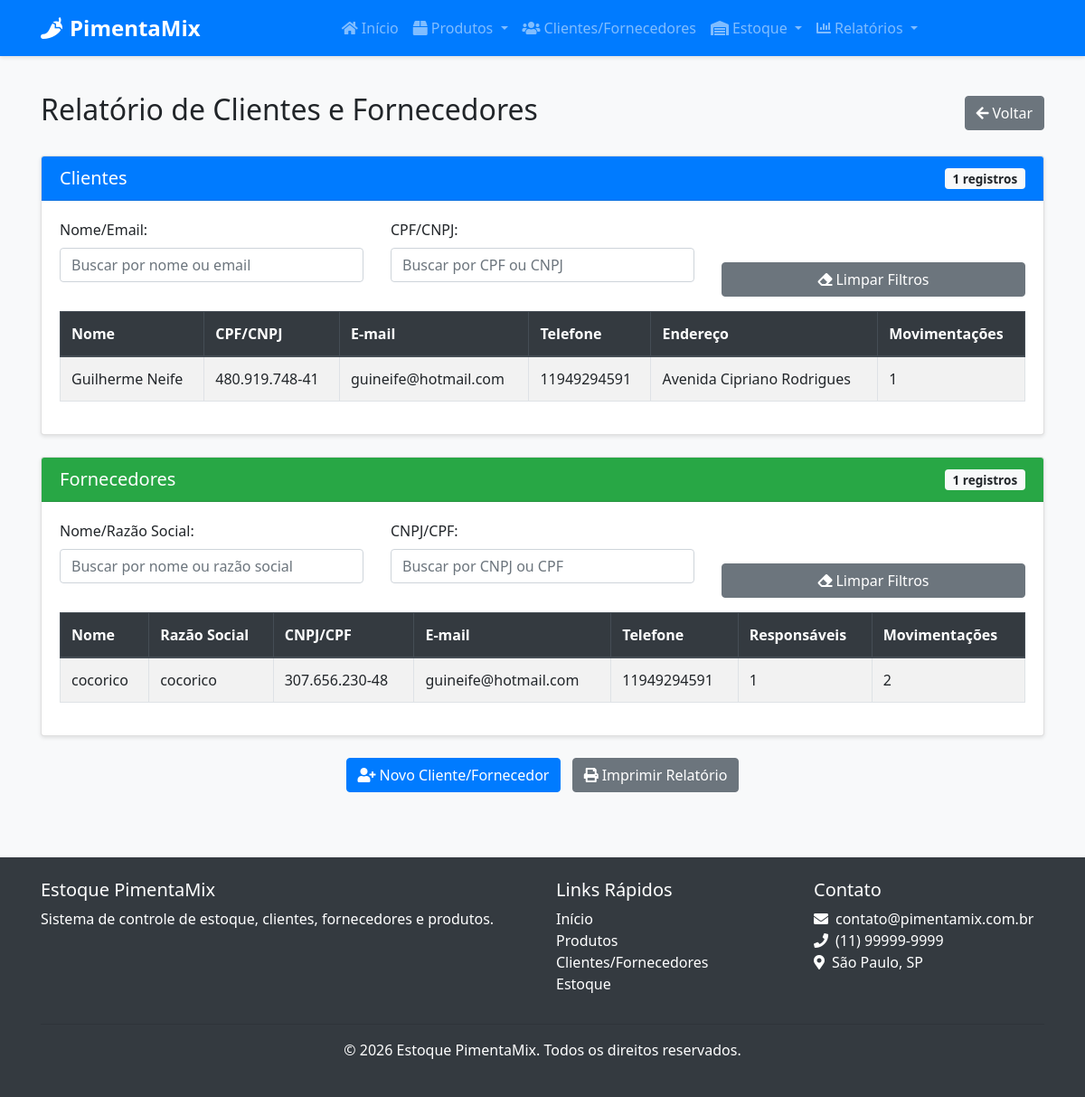
Page /relatorios/clientes-fornecedores on the earlier database version.
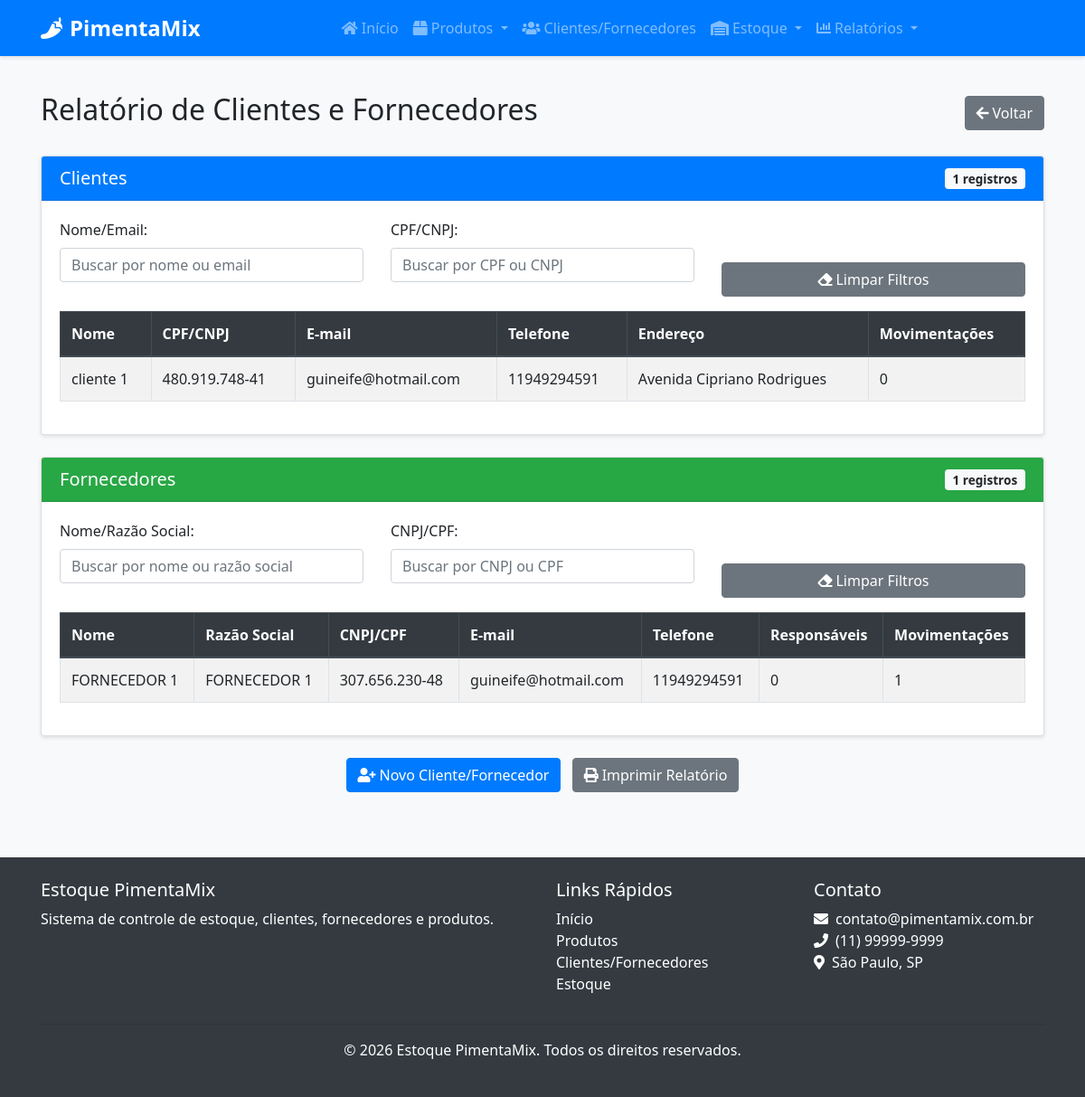
Same page on the later database version.
### src/models/cliente_fornecedor.py (models this page shows, shortened)
class ClienteFornecedor(db.Model):
    __tablename__ = 'cliente_fornecedor'
    id = db.Column(db.Integer, primary_key=True)
    nome = db.Column(db.String(100), nullable=False)
    razao_social = db.Column(db.String(100), nullable=True)
    nome_fantasia = db.Column(db.String(100), nullable=True)
    cpf_cnpj = db.Column(db.String(20), nullable=True, unique=True)
    email = db.Column(db.String(100), nullable=False)
    telefone = db.Column(db.String(20), nullable=False)
    endereco = db.Column(db.Text, nullable=True)
    observacoes = db.Column(db.Text, nullable=True)
    eh_cliente = db.Column(db.Boolean, default=False)
    eh_fornecedor = db.Column(db.Boolean, default=False)
    data_cadastro = db.Column(db.DateTime, default=datetime.utcnow)
    responsaveis = db.relationship('Responsavel', backref='cliente_fornecedor', lazy=True, cascade="all, delete-orphan")
    contatos = db.relationship('Contato', backref='cliente_fornecedor', lazy=True, cascade="all, delete-orphan")
    produtos_fornecidos = db.relationship('Produto', backref='fornecedor', lazy=True)
    entradas_estoque = db.relationship('EntradaEstoque', backref='fornecedor', lazy=True)
    saidas_estoque = db.relationship('SaidaEstoque', backref='cliente', lazy=True)

### src/routes/relatorio.py (the view)
@relatorio_bp.route('/clientes-fornecedores')
def clientes_fornecedores():
    clientes = ClienteFornecedor.query.filter_by(eh_cliente=True).all()
    fornecedores = ClienteFornecedor.query.filter_by(eh_fornecedor=True).all()
    for cliente in clientes:
        cliente.total_saidas = SaidaEstoque.query.filter_by(cliente_id=cliente.id).count()
    for fornecedor in fornecedores:
        fornecedor.total_entradas = EntradaEstoque.query.filter_by(fornecedor_id=fornecedor.id).count()
        fornecedor.total_responsaveis = len(fornecedor.responsaveis)
    return render_template('relatorio/clientes_fornecedores.html',
                          clientes=clientes,
                          fornecedores=fornecedores)

### src/templates/relatorio/clientes_fornecedores.html (shortened to what this page needs)
{% extends "base.html" %}
{% block content %}
<div class="container">
    <div class="d-flex justify-content-between align-items-center mb-4">
        <h2>Relatório de Clientes e Fornecedores</h2>
        <a href="{{ url_for('relatorio.index') }}" class="btn btn-secondary">
            <i class="fas fa-arrow-left mr-1"></i>Voltar
        </a>
    </div>
    <div class="card mb-4">
        <div class="card-header bg-primary text-white d-flex justify-content-between align-items-center">
            <h5 class="mb-0">Clientes</h5>
            <span class="badge badge-light" id="contador-clientes">{{ clientes|length }} registros</span>
        </div>
        <div class="card-body">
            <div class="mb-3">
                <div class="row">
                    <div class="col-md-4">
                        <div class="form-group">
                            <label for="cliente-busca">Nome/Email:</label>
                            <input type="text" class="form-control" id="cliente-busca" placeholder="Buscar por nome ou email">
                        </div>
                    </div>
                    <div class="col-md-4">
                        <div class="form-group">
                            <label for="cliente-cpf-cnpj">CPF/CNPJ:</label>
                            <input type="text" class="form-control" id="cliente-cpf-cnpj" placeholder="Buscar por CPF ou CNPJ">
                        </div>
                    </div>
                    <div class="col-md-4 d-flex align-items-end">
                        <button type="button" id="limpar-filtros-cliente" class="btn btn-secondary btn-block">
                            <i class="fas fa-eraser mr-1"></i>Limpar Filtros
                        </button>
                    </div>
                </div>
            </div>
            {% if clientes %}
                <div class="table-container">
                    <table class="table table-striped table-bordered" id="tabela-clientes">
                        <thead class="thead-dark">
                            <tr>
                                <th>Nome</th>
                                <th>CPF/CNPJ</th>
                                <th>E-mail</th>
                                <th>Telefone</th>
                                <th>Endereço</th>
                                <th>Movimentações</th>
                            </tr>
                        </thead>
                        <tbody>
                            {% for cliente in clientes %}
                                <tr data-nome="{{ cliente.nome }}" data-email="{{ cliente.email }}" data-cpf-cnpj="{{ cliente.cpf_cnpj }}">
                                    <td>{{ cliente.nome }}</td>
                                    <td>{{ cliente.cpf_cnpj }}</td>
                                    <td>{{ cliente.email }}</td>
                                    <td>{{ cliente.telefone }}</td>
                                    <td>{{ cliente.endereco or '-' }}</td>
                                    <td>{{ cliente.total_saidas }}</td>
                                </tr>
                            {% endfor %}
                        </tbody>
                    </table>
                </div>
            {% else %}
                <div class="alert alert-info">
                    Nenhum cliente cadastrado.
                </div>
            {% endif %}
        </div>
    </div>
    <div class="card">
        <div class="card-header bg-success text-white d-flex justify-content-between align-items-center">
            <h5 class="mb-0">Fornecedores</h5>
            <span class="badge badge-light" id="contador-fornecedores">{{ fornecedores|length }} registros</span>
        </div>
        <div class="card-body">
            <div class="mb-3">
                <div class="row">
                    <div class="col-md-4">
                        <div class="form-group">
                            <label for="fornecedor-busca">Nome/Razão Social:</label>
                            <input type="text" class="form-control" id="fornecedor-busca" placeholder="Buscar por nome ou razão social">
                        </div>
                    </div>
                    <div class="col-md-4">
                        <div class="form-group">
                            <label for="fornecedor-cpf-cnpj">CNPJ/CPF:</label>
                            <input type="text" class="form-control" id="fornecedor-cpf-cnpj" placeholder="Buscar por CNPJ ou CPF">
                        </div>
                    </div>
                    <div class="col-md-4 d-flex align-items-end">
                        <button type="button" id="limpar-filtros-fornecedor" class="btn btn-secondary btn-block">
                            <i class="fas fa-eraser mr-1"></i>Limpar Filtros
                        </button>
                    </div>
                </div>
            </div>
            {% if fornecedores %}
                <div class="table-container">
                    <table class="table table-striped table-bordered" id="tabela-fornecedores">
                        <thead class="thead-dark">
                            <tr>
                                <th>Nome</th>
                                <th>Razão Social</th>
                                <th>CNPJ/CPF</th>
                                <th>E-mail</th>
                                <th>Telefone</th>
                                <th>Responsáveis</th>
                                <th>Movimentações</th>
                            </tr>
                        </thead>
                        <tbody>
                            {% for fornecedor in fornecedores %}
                                <tr data-nome="{{ fornecedor.nome }}" data-razao="{{ fornecedor.razao_social or '' }}" data-cpf-cnpj="{{ fornecedor.cpf_cnpj }}">
                                    <td>{{ fornecedor.nome }}</td>
                                    <td>{{ fornecedor.razao_social or '-' }}</td>
                                    <td>{{ fornecedor.cpf_cnpj }}</td>
                                    <td>{{ fornecedor.email }}</td>
                                    <td>{{ fornecedor.telefone }}</td>
                                    <td>{{ fornecedor.total_responsaveis }}</td>
                                    <td>{{ fornecedor.total_entradas }}</td>
                                </tr>
                            {% endfor %}
                        </tbody>
                    </table>
                </div>
            {% else %}
                <div class="alert alert-info">
                    Nenhum fornecedor cadastrado.
                </div>
            {% endif %}
        </div>
    </div>
    <div class="mt-4 text-center">
        <a href="{{ url_for('cliente_fornecedor.novo') }}" class="btn btn-primary mr-2">
            <i class="fas fa-user-plus mr-1"></i>Novo Cliente/Fornecedor
        </a>
        <button onclick="window.print()" class="btn btn-secondary">
            <i class="fas fa-print mr-1"></i>Imprimir Relatório
        </button>
    </div>
</div>
{% endblock %}

### src/templates/base.html (shortened to what this page needs)
<!DOCTYPE html>
<html lang="pt-br">
<head>
    <link rel="stylesheet" href="https://stackpath.bootstrapcdn.com/bootstrap/4.5.2/css/bootstrap.min.css">
    <link rel="stylesheet" href="https://cdnjs.cloudflare.com/ajax/libs/font-awesome/5.15.1/css/all.min.css">
    <link rel="stylesheet" href="{{ url_for('static', filename='css/style.css') }}">
</head>
<body>
    <nav class="navbar navbar-expand-lg navbar-dark bg-primary">
        <div class="container">
            <a class="navbar-brand" href="{{ url_for('home.index') }}">
                <i class="fas fa-pepper-hot mr-2"></i>PimentaMix
            </a>
            <div class="collapse navbar-collapse" id="navbarNav">
                <ul class="navbar-nav mx-auto">
                    <li class="nav-item">
                        <a class="nav-link" href="{{ url_for('home.index') }}">
                            <i class="fas fa-home mr-1"></i>Início
                        </a>
                    </li>
                    <li class="nav-item dropdown">
                        <a class="nav-link dropdown-toggle" href="#" id="produtosDropdown" role="button" data-toggle="dropdown" aria-haspopup="true" aria-expanded="false">
                            <i class="fas fa-box mr-1"></i>Produtos
                        </a>
                    </li>
                    <li class="nav-item">
                        <a class="nav-link" href="{{ url_for('cliente_fornecedor.listar') }}">
                            <i class="fas fa-users mr-1"></i>Clientes/Fornecedores
                        </a>
                    </li>
                    <li class="nav-item dropdown">
                        <a class="nav-link dropdown-toggle" href="#" id="estoqueDropdown" role="button" data-toggle="dropdown" aria-haspopup="true" aria-expanded="false">
                            <i class="fas fa-warehouse mr-1"></i>Estoque
                        </a>
                    </li>
                    <li class="nav-item dropdown">
                        <a class="nav-link dropdown-toggle" href="#" id="relatoriosDropdown" role="button" data-toggle="dropdown" aria-haspopup="true" aria-expanded="false">
                            <i class="fas fa-chart-bar mr-1"></i>Relatórios
                        </a>
                    </li>
                </ul>
            </div>
        </div>
    </nav>
    <main class="py-4">
        {% block content %}{% endblock %}
    </main>
    <footer class="bg-dark text-white py-4 mt-5">
        <div class="container">
            <div class="row">
                <div class="col-md-6">
                    <h5>Estoque PimentaMix</h5>
                    <p>Sistema de controle de estoque, clientes, fornecedores e produtos.</p>
                </div>
                <div class="col-md-3">
                    <h5>Links Rápidos</h5>
                    <ul class="list-unstyled">
                        <li><a href="{{ url_for('home.index') }}" class="text-white">Início</a></li>
                        <li><a href="{{ url_for('produto.listar') }}" class="text-white">Produtos</a></li>
                        <li><a href="{{ url_for('cliente_fornecedor.listar') }}" class="text-white">Clientes/Fornecedores</a></li>
                        <li><a href="{{ url_for('estoque.index') }}" class="text-white">Estoque</a></li>
                    </ul>
                </div>
                <div class="col-md-3">
                    <h5>Contato</h5>
                    <ul class="list-unstyled">
                        <li><i class="fas fa-envelope mr-2"></i>contato@pimentamix.com.br</li>
                        <li><i class="fas fa-phone mr-2"></i>(11) 99999-9999</li>
                        <li><i class="fas fa-map-marker-alt mr-2"></i>São Paulo, SP</li>
                    </ul>
                </div>
            </div>
            <hr>
            <div class="text-center">
                <p>&copy; {{ current_year }} Estoque PimentaMix. Todos os direitos reservados.</p>
            </div>
        </div>
    </footer>
</body>
</html>

### src/static/css/style.css (style rules this page uses)
body { font-family: 'Segoe UI', Tahoma, Geneva, Verdana, sans-serif; background-color: #f8f9fa; }
.navbar { box-shadow: 0 2px 4px rgba(0, 0, 0, 0.1); }
.navbar-brand { font-weight: bold; font-size: 1.5rem; }
.card { box-shadow: 0 2px 4px rgba(0, 0, 0, 0.1); transition: all 0.3s ease; margin-bottom: 20px; }
.card-header { font-weight: bold; }
.btn i { margin-right: 5px; }
.table thead th { background-color: #343a40; color: white; border-color: #454d55; }
.table-striped tbody tr:nth-of-type(odd) { background-color: rgba(0, 0, 0, 0.05); }
.badge { font-size: 85%; font-weight: 600; padding: 0.35em 0.65em; }
footer { margin-top: 50px; }

### src/templates/relatorio/clientes_fornecedores.html (style rules this page uses)
.table-container { max-height: 400px; overflow-y: auto; }
.table-container thead th { position: sticky; top: 0; background-color: #343a40; z-index: 1; }

Differences in the rows shown:
changed ClienteFornecedor "Avenida Cipriano Rodrigues": nome "Guilherme Neife" → "cliente 1"; total_saidas "1" → "0"
changed ClienteFornecedor: nome "cocorico" → "FORNECEDOR 1"; razao_social "cocorico" → "FORNECEDOR 1"; total_responsaveis "1" → "0"; total_entradas "2" → "1"
